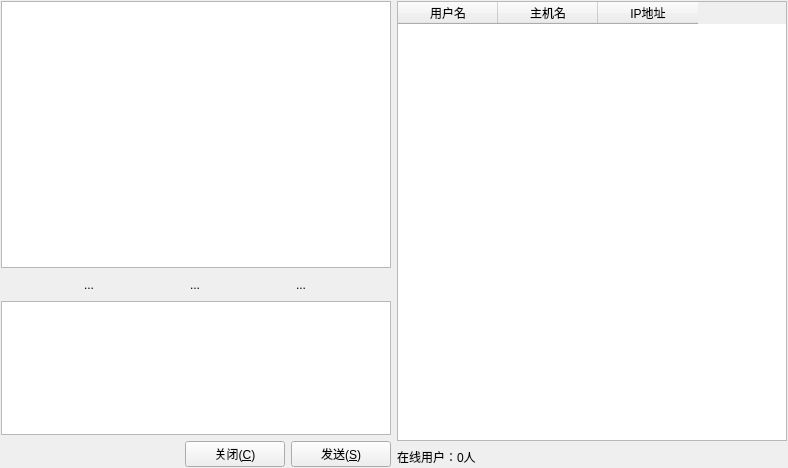
<?xml version="1.0" encoding="UTF-8"?>
<ui version="4.0">
 <class>Widget</class>
 <widget class="QWidget" name="Widget">
  <property name="geometry">
   <rect>
    <x>0</x>
    <y>0</y>
    <width>788</width>
    <height>468</height>
   </rect>
  </property>
  <property name="windowTitle">
   <string>聊天室</string>
  </property>
  <layout class="QHBoxLayout" name="horizontalLayout_4">
   <property name="leftMargin">
    <number>1</number>
   </property>
   <property name="topMargin">
    <number>1</number>
   </property>
   <property name="rightMargin">
    <number>1</number>
   </property>
   <property name="bottomMargin">
    <number>1</number>
   </property>
   <item>
    <layout class="QVBoxLayout" name="verticalLayout">
     <property name="spacing">
      <number>6</number>
     </property>
     <property name="sizeConstraint">
      <enum>QLayout::SetDefaultConstraint</enum>
     </property>
     <item>
      <widget class="QTextBrowser" name="textBrowser">
       <property name="sizePolicy">
        <sizepolicy hsizetype="Expanding" vsizetype="Expanding">
         <horstretch>0</horstretch>
         <verstretch>2</verstretch>
        </sizepolicy>
       </property>
       <property name="frameShadow">
        <enum>QFrame::Sunken</enum>
       </property>
       <property name="openExternalLinks">
        <bool>false</bool>
       </property>
      </widget>
     </item>
     <item>
      <layout class="QHBoxLayout" name="horizontalLayout">
       <item>
        <widget class="QToolButton" name="sendfile">
         <property name="toolTip">
          <string>传送文件</string>
         </property>
         <property name="autoFillBackground">
          <bool>false</bool>
         </property>
         <property name="text">
          <string>...</string>
         </property>
         <property name="icon">
          <iconset resource="resource.qrc">
           <normaloff>:/image/fileopen.png</normaloff>:/image/fileopen.png</iconset>
         </property>
         <property name="iconSize">
          <size>
           <width>24</width>
           <height>24</height>
          </size>
         </property>
         <property name="checkable">
          <bool>false</bool>
         </property>
         <property name="autoRaise">
          <bool>true</bool>
         </property>
        </widget>
       </item>
       <item>
        <widget class="QToolButton" name="save">
         <property name="toolTip">
          <string>保存聊天记录</string>
         </property>
         <property name="autoFillBackground">
          <bool>false</bool>
         </property>
         <property name="text">
          <string>...</string>
         </property>
         <property name="icon">
          <iconset resource="resource.qrc">
           <normaloff>:/image/Floppy.png</normaloff>:/image/Floppy.png</iconset>
         </property>
         <property name="iconSize">
          <size>
           <width>24</width>
           <height>24</height>
          </size>
         </property>
         <property name="checkable">
          <bool>false</bool>
         </property>
         <property name="autoRaise">
          <bool>true</bool>
         </property>
        </widget>
       </item>
       <item>
        <widget class="QToolButton" name="clear">
         <property name="toolTip">
          <string>清空聊天记录</string>
         </property>
         <property name="autoFillBackground">
          <bool>false</bool>
         </property>
         <property name="text">
          <string>...</string>
         </property>
         <property name="icon">
          <iconset resource="resource.qrc">
           <normaloff>:/image/Bin (empty).png</normaloff>:/image/Bin (empty).png</iconset>
         </property>
         <property name="iconSize">
          <size>
           <width>24</width>
           <height>24</height>
          </size>
         </property>
         <property name="checkable">
          <bool>false</bool>
         </property>
         <property name="autoRaise">
          <bool>true</bool>
         </property>
        </widget>
       </item>
      </layout>
     </item>
     <item>
      <widget class="QTextEdit" name="textEdit">
       <property name="sizePolicy">
        <sizepolicy hsizetype="Expanding" vsizetype="Maximum">
         <horstretch>0</horstretch>
         <verstretch>1</verstretch>
        </sizepolicy>
       </property>
       <property name="font">
        <font>
         <family>宋体</family>
         <pointsize>12</pointsize>
        </font>
       </property>
       <property name="html">
        <string>&lt;!DOCTYPE HTML PUBLIC &quot;-//W3C//DTD HTML 4.0//EN&quot; &quot;http://www.w3.org/TR/REC-html40/strict.dtd&quot;&gt;
&lt;html&gt;&lt;head&gt;&lt;meta name=&quot;qrichtext&quot; content=&quot;1&quot; /&gt;&lt;style type=&quot;text/css&quot;&gt;
p, li { white-space: pre-wrap; }
&lt;/style&gt;&lt;/head&gt;&lt;body style=&quot; font-family:'宋体'; font-size:12pt; font-weight:400; font-style:normal;&quot;&gt;
&lt;p style=&quot;-qt-paragraph-type:empty; margin-top:0px; margin-bottom:0px; margin-left:0px; margin-right:0px; -qt-block-indent:0; text-indent:0px;&quot;&gt;&lt;br /&gt;&lt;/p&gt;&lt;/body&gt;&lt;/html&gt;</string>
       </property>
      </widget>
     </item>
     <item>
      <layout class="QHBoxLayout" name="horizontalLayout_2">
       <item>
        <spacer name="horizontalSpacer">
         <property name="orientation">
          <enum>Qt::Horizontal</enum>
         </property>
         <property name="sizeHint" stdset="0">
          <size>
           <width>40</width>
           <height>20</height>
          </size>
         </property>
        </spacer>
       </item>
       <item>
        <widget class="QPushButton" name="close">
         <property name="minimumSize">
          <size>
           <width>100</width>
           <height>25</height>
          </size>
         </property>
         <property name="text">
          <string>关闭(&amp;C)</string>
         </property>
        </widget>
       </item>
       <item>
        <widget class="QPushButton" name="send">
         <property name="minimumSize">
          <size>
           <width>100</width>
           <height>25</height>
          </size>
         </property>
         <property name="text">
          <string>发送(&amp;S)</string>
         </property>
        </widget>
       </item>
      </layout>
     </item>
    </layout>
   </item>
   <item>
    <layout class="QGridLayout" name="gridLayout">
     <item row="0" column="0">
      <widget class="QTableWidget" name="tableWidget">
       <property name="toolTip">
        <string>在线用户信息列表</string>
       </property>
       <property name="frameShape">
        <enum>QFrame::StyledPanel</enum>
       </property>
       <property name="editTriggers">
        <set>QAbstractItemView::NoEditTriggers</set>
       </property>
       <property name="selectionMode">
        <enum>QAbstractItemView::SingleSelection</enum>
       </property>
       <property name="selectionBehavior">
        <enum>QAbstractItemView::SelectRows</enum>
       </property>
       <property name="showGrid">
        <bool>false</bool>
       </property>
       <column>
        <property name="text">
         <string>用户名</string>
        </property>
        <property name="icon">
         <iconset>
          <normalon>:/image/User.png</normalon>
         </iconset>
        </property>
       </column>
       <column>
        <property name="text">
         <string>主机名</string>
        </property>
       </column>
       <column>
        <property name="text">
         <string>IP地址</string>
        </property>
       </column>
      </widget>
     </item>
     <item row="1" column="0">
      <layout class="QHBoxLayout" name="horizontalLayout_3">
       <item>
        <widget class="QLabel" name="onlineUser">
         <property name="sizePolicy">
          <sizepolicy hsizetype="Fixed" vsizetype="Preferred">
           <horstretch>0</horstretch>
           <verstretch>0</verstretch>
          </sizepolicy>
         </property>
         <property name="text">
          <string>在线用户：0人</string>
         </property>
        </widget>
       </item>
       <item>
        <spacer name="horizontalSpacer_2">
         <property name="orientation">
          <enum>Qt::Horizontal</enum>
         </property>
         <property name="sizeHint" stdset="0">
          <size>
           <width>40</width>
           <height>20</height>
          </size>
         </property>
        </spacer>
       </item>
      </layout>
     </item>
    </layout>
   </item>
  </layout>
 </widget>
 <layoutdefault spacing="6" margin="11"/>
 <resources>
  <include location="resource.qrc"/>
 </resources>
 <connections/>
</ui>
